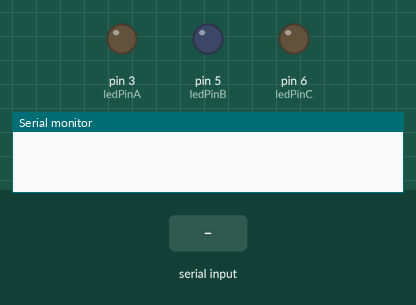
Recording of a sketch running on a simulated Arduino Uno, built with avr-gcc and run on an emulated ATmega328P. Shown: output pins drawn as LEDs (lit = HIGH), the last lines printed to the serial monitor. Inputs (shaded band) come from the test bench.

Above: at 1.2 s.
1.3 s: "90,45,200\n" received over the second serial link
At 2.1 s:
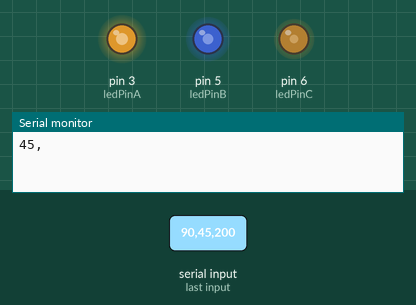
2.8 s: "30,150,10\n" received over the second serial link
At 3.3 s:
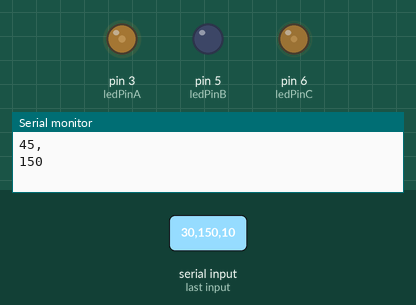
4.3 s: "90,45\n" received over the second serial link
At 5.5 s:
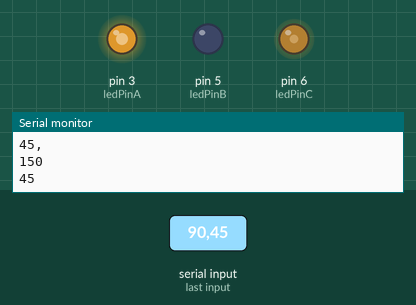
5.8 s: "1,90\n" received over the second serial link
At 6.8 s:
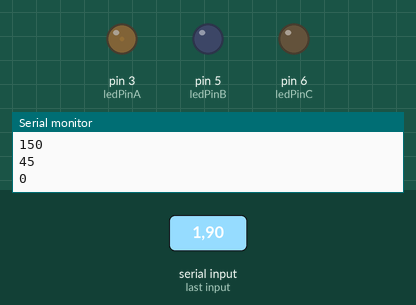
7.3 s: "1,90,45\n" received over the second serial link
At 7.9 s:
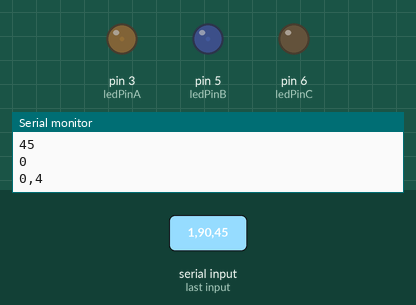
8.8 s: "90\n" received over the second serial link
At 10.2 s:
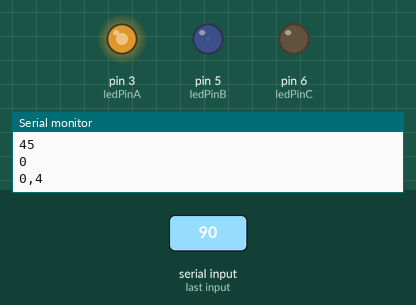
Timing chart, 0 to 11.3 s (numbered marks = the images above; inputs shaded):
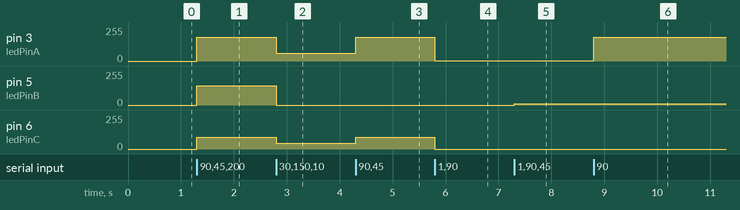

The sketch:

Skinflow_arduino.ino
```cpp
#include <SoftwareSerial.h>

// Serial reading defaults
char buffer [32];
int cnt = 0;
boolean ready = false;

// LED values
int ledValueA = 0;
int ledValueB = 0;
int ledValueC = 0;

// Serial comms between the Jevois and the Arduino
SoftwareSerial mySerial(10, 11); // RX, TX

// Define LED pins
int ledPinA = 3;
int ledPinB = 5;
int ledPinC = 6;

// max length of serial reading
char value[15];

void setup() {
  // Hardware serial
  Serial.begin(57600);

  // Software serial
  mySerial.begin(115200);
}

void ParseLine()
{
char* value;
    value = strtok(buffer, "\n");  // Everything else is the color value

    if (value != NULL)
    {
        char ledA[] = "000";
        char ledB[] = "000";
        char ledC[] = "000";
        ledA[0] = value[0];
        ledA[1] = value[1];
        ledA[2] = value[2];
        ledB[0] = value[3];
        ledB[1] = value[4];
        ledB[2] = value[5];
        ledC[0] = value[6];
        ledC[1] = value[7];
        ledC[2] = value[8];
        int ledValueA = atoi(ledA);
        int ledValueB = atoi(ledB);
        int ledValueC = atoi(ledC);
        analogWrite(ledPinA, ledValueA*2);
        analogWrite(ledPinB, ledValueC*2);
        analogWrite(ledPinC, ledValueB*2);
        //Serial.println(ledValueA);
        Serial.println(ledB);
        //Serial.println(ledValueC);
    }
}

void loop()
{
    if (ready)
    {
        ParseLine();
        ready = false;
    } else while (mySerial.available())
    {
        char c = mySerial.read();
        buffer[cnt++] = c;
        if ((c == '\n') || (cnt == sizeof(buffer)-1))
        {
            buffer[cnt] = '\0';
            cnt = 0;
            ready = true;
        }
    }
}
```

Measured:
- after the input at 1.3 s, pin 3 (ledPinA): 0/255 → 180/255 at once; pin 5 (ledPinB): 0/255 → 144/255 at once; pin 6 (ledPinC): 0/255 → 90/255 at once
- after the input at 2.8 s, pin 3 (ledPinA): 180/255 → 60/255 at once; pin 5 (ledPinB): 144/255 → 0/255 at once; pin 6 (ledPinC): 90/255 → 44/255 at once
- after the input at 4.3 s, pin 3 (ledPinA): 60/255 → 180/255 at once; pin 6 (ledPinC): 44/255 → 90/255 at once
- after the input at 5.8 s, pin 3 (ledPinA): 180/255 → 2/255 at once; pin 6 (ledPinC): 90/255 → 0/255 at once
- after the input at 7.3 s, pin 5 (ledPinB): 0/255 → 10/255 at once
- after the input at 8.8 s, pin 3 (ledPinA): 2/255 → 180/255 at once
